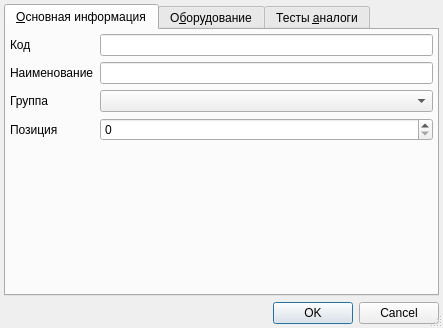
<?xml version="1.0" encoding="UTF-8"?>
<ui version="4.0">
 <class>RBTestEditorDialog</class>
 <widget class="QDialog" name="RBTestEditorDialog">
  <property name="geometry">
   <rect>
    <x>0</x>
    <y>0</y>
    <width>443</width>
    <height>328</height>
   </rect>
  </property>
  <property name="windowTitle">
   <string>Dialog</string>
  </property>
  <property name="sizeGripEnabled">
   <bool>true</bool>
  </property>
  <layout class="QGridLayout" name="gridLayout">
   <property name="margin">
    <number>4</number>
   </property>
   <item row="0" column="0">
    <widget class="QTabWidget" name="tabWidget">
     <property name="currentIndex">
      <number>0</number>
     </property>
     <widget class="QWidget" name="tabMain">
      <attribute name="title">
       <string>&amp;Основная информация</string>
      </attribute>
      <layout class="QGridLayout" name="gridLayout_2">
       <property name="margin">
        <number>4</number>
       </property>
       <item row="0" column="0">
        <widget class="QLabel" name="lblCode">
         <property name="text">
          <string>Код</string>
         </property>
        </widget>
       </item>
       <item row="0" column="1">
        <widget class="QLineEdit" name="edtCode"/>
       </item>
       <item row="1" column="0">
        <widget class="QLabel" name="lblName">
         <property name="text">
          <string>Наименование</string>
         </property>
        </widget>
       </item>
       <item row="1" column="1">
        <widget class="QLineEdit" name="edtName"/>
       </item>
       <item row="4" column="1">
        <spacer name="verticalSpacer">
         <property name="orientation">
          <enum>Qt::Vertical</enum>
         </property>
         <property name="sizeHint" stdset="0">
          <size>
           <width>20</width>
           <height>40</height>
          </size>
         </property>
        </spacer>
       </item>
       <item row="2" column="0">
        <widget class="QLabel" name="lblTestGroup">
         <property name="text">
          <string>Группа</string>
         </property>
        </widget>
       </item>
       <item row="2" column="1">
        <widget class="CRBComboBox" name="cmbTestGroup"/>
       </item>
       <item row="3" column="0">
        <widget class="QLabel" name="lblPosition">
         <property name="text">
          <string>Позиция</string>
         </property>
        </widget>
       </item>
       <item row="3" column="1">
        <widget class="QSpinBox" name="edtPosition">
         <property name="maximum">
          <number>9999999</number>
         </property>
        </widget>
       </item>
      </layout>
     </widget>
     <widget class="QWidget" name="tabEquipment">
      <attribute name="title">
       <string>О&amp;борудование</string>
      </attribute>
      <layout class="QGridLayout" name="gridLayout_3">
       <property name="margin">
        <number>4</number>
       </property>
       <item row="0" column="0">
        <widget class="CInDocTableView" name="tblEquipments"/>
       </item>
      </layout>
     </widget>
     <widget class="QWidget" name="tabAnalogTests">
      <attribute name="title">
       <string>Тесты &amp;аналоги</string>
      </attribute>
      <layout class="QVBoxLayout" name="verticalLayout">
       <property name="margin">
        <number>4</number>
       </property>
       <item>
        <widget class="CInDocTableView" name="tblTestAnalog"/>
       </item>
      </layout>
     </widget>
    </widget>
   </item>
   <item row="1" column="0">
    <widget class="QDialogButtonBox" name="buttonBox">
     <property name="orientation">
      <enum>Qt::Horizontal</enum>
     </property>
     <property name="standardButtons">
      <set>QDialogButtonBox::Cancel|QDialogButtonBox::Ok</set>
     </property>
    </widget>
   </item>
  </layout>
 </widget>
 <customwidgets>
  <customwidget>
   <class>CRBComboBox</class>
   <extends>QComboBox</extends>
   <header>library/crbcombobox.h</header>
  </customwidget>
  <customwidget>
   <class>CInDocTableView</class>
   <extends>QTableView</extends>
   <header>library/InDocTable.h</header>
  </customwidget>
 </customwidgets>
 <tabstops>
  <tabstop>tabWidget</tabstop>
  <tabstop>edtCode</tabstop>
  <tabstop>edtName</tabstop>
  <tabstop>cmbTestGroup</tabstop>
  <tabstop>edtPosition</tabstop>
  <tabstop>tblEquipments</tabstop>
  <tabstop>tblTestAnalog</tabstop>
  <tabstop>buttonBox</tabstop>
 </tabstops>
 <resources/>
 <connections>
  <connection>
   <sender>buttonBox</sender>
   <signal>accepted()</signal>
   <receiver>RBTestEditorDialog</receiver>
   <slot>accept()</slot>
   <hints>
    <hint type="sourcelabel">
     <x>248</x>
     <y>254</y>
    </hint>
    <hint type="destinationlabel">
     <x>157</x>
     <y>274</y>
    </hint>
   </hints>
  </connection>
  <connection>
   <sender>buttonBox</sender>
   <signal>rejected()</signal>
   <receiver>RBTestEditorDialog</receiver>
   <slot>reject()</slot>
   <hints>
    <hint type="sourcelabel">
     <x>316</x>
     <y>260</y>
    </hint>
    <hint type="destinationlabel">
     <x>286</x>
     <y>274</y>
    </hint>
   </hints>
  </connection>
 </connections>
</ui>
